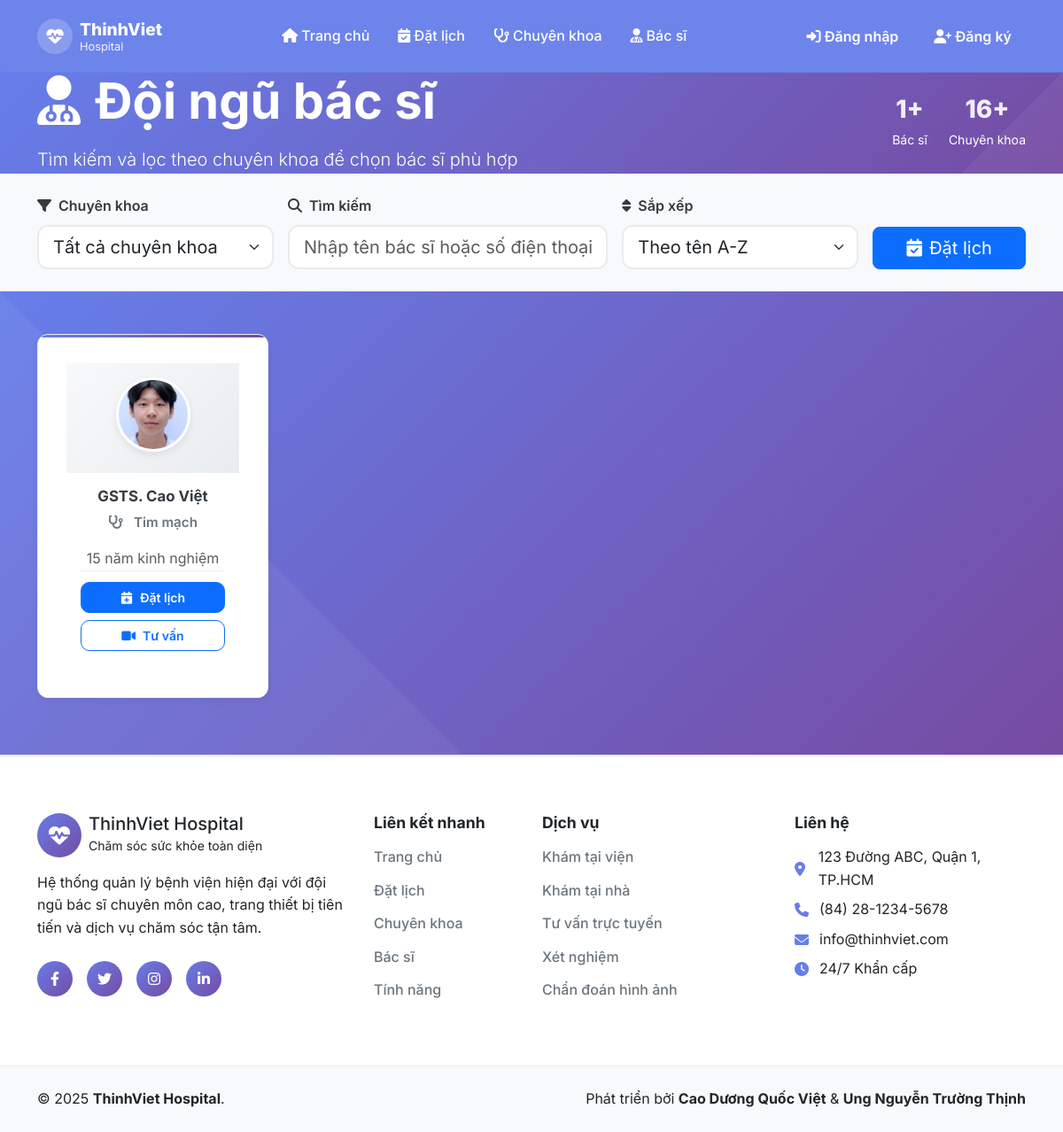
The page /doctor_team on the database its author committed.
### tables this page shows
CREATE TABLE `bac_si` (
  `id` int(11) NOT NULL,
  `ten` varchar(255) NOT NULL,
  `email` varchar(255) NOT NULL,
  `mat_khau` varchar(255) NOT NULL,
  `so_dien_thoai` varchar(20) DEFAULT NULL,
  `chuyen_khoa_id` int(11) DEFAULT NULL,
  `chuyen_khoa` varchar(100) DEFAULT NULL,
  `so_giay_phep` varchar(50) DEFAULT NULL,
  `so_nam_kinh_nghiem` int(11) DEFAULT 0,
  `ngay_tao` timestamp NOT NULL DEFAULT current_timestamp(),
  `ngay_cap_nhat` timestamp NOT NULL DEFAULT current_timestamp() ON UPDATE current_timestamp(),
  `hinh_anh` varchar(255) DEFAULT NULL
);

CREATE TABLE `chuyen_khoa` (
  `id` int(11) NOT NULL,
  `ten` varchar(100) NOT NULL,
  `slug` varchar(120) DEFAULT NULL,
  `mo_ta` text DEFAULT NULL,
  `icon` varchar(100) DEFAULT NULL,
  `thu_tu` int(11) DEFAULT 0,
  `trang_thai` enum('active','inactive') DEFAULT 'active',
  `ngay_tao` timestamp NOT NULL DEFAULT current_timestamp(),
  `ngay_cap_nhat` timestamp NOT NULL DEFAULT current_timestamp() ON UPDATE current_timestamp()
);

### config/database.php (called while the page is built, shortened)
<?php
class Database
{
    private $host;
    private $db_name;
    private $username;
    private $password;
    public function __construct()
    {
        $this->host = $_ENV['DB_HOST'] ?? getenv('DB_HOST') ?? 'localhost';
        $this->db_name = $_ENV['DB_NAME'] ?? getenv('DB_NAME') ?? 'hospital_management';
        $this->username = $_ENV['DB_USER'] ?? getenv('DB_USER') ?? 'root';
        $this->password = $_ENV['DB_PASS'] ?? getenv('DB_PASS') ?? '';
    }
    private function loadEnvFile()
    {
        $envFile = __DIR__ . '/../.env';
    }
    public function getConnection()
    {
        $this->conn = null;
        try {
            $this->conn = new PDO("mysql:host=" . $this->host . ";dbname=" . $this->db_name, $this->username, $this->password);
            $this->conn->exec("set names utf8");
            $this->conn->setAttribute(PDO::ATTR_ERRMODE, PDO::ERRMODE_EXCEPTION);
        } catch (PDOException $exception) {
            error_log("Database connection error: " . $exception->getMessage());
            echo "Database connection failed. Please try again later.";
        }
        return $this->conn;
    }
}

### Models/User.php (called while the page is built, shortened)
<?php
require_once 'config/database.php';
class User
{
    public function __construct()
    {
        $database = new Database();
        $this->conn = $database->getConnection();
    }
}

### Models/Doctor.php (called while the page is built, shortened)
<?php
require_once 'Models/User.php';
class Doctor extends User
{
    public function __construct()
    {
        $this->table_name = "bac_si";
    }
    public function getAll(): array
    {
        $query = "SELECT bs.id, bs.ten, bs.email, bs.so_dien_thoai,
                         ck.ten AS chuyen_khoa, bs.chuyen_khoa_id, bs.so_giay_phep, bs.so_nam_kinh_nghiem, bs.ngay_tao, bs.hinh_anh
                  FROM " . $this->table_name . " bs
                  LEFT JOIN chuyen_khoa ck ON ck.id = bs.chuyen_khoa_id";
        $stmt = $this->conn->prepare($query);
        $stmt->execute();
        return $stmt->fetchAll(PDO::FETCH_ASSOC);
    }
}

### Models/Specialty.php (called while the page is built, shortened)
<?php
require_once 'config/database.php';
class Specialty
{
    private $conn;
    private $table = 'chuyen_khoa';
    public function __construct()
    {
        $db = new Database();
        $this->conn = $db->getConnection();
    }
    public function all()
    {
        $sql = "SELECT id, ten, slug, mo_ta, icon, thu_tu, trang_thai, ngay_tao, ngay_cap_nhat FROM {$this->table} ORDER BY thu_tu, ten";
        $stmt = $this->conn->prepare($sql);
        $stmt->execute();
        return $stmt->fetchAll(PDO::FETCH_ASSOC);
    }
}

### Views/doctor/doctor_team.php (the view, shortened to what this page needs)
<?php
require_once 'Models/Doctor.php';
require_once 'Models/Specialty.php';
$doctorModel = new Doctor();
$doctors = $doctorModel->getAll();
$spModel = new Specialty();
$specialtyRows = $spModel->all();
$specialties = array_map(function ($row) {
    return $row['ten'];
}, $specialtyRows);
include 'Views/layouts/header.php';
?>
<section class="page-header bg-gradient-primary text-white" style="margin-top: 81px;">
    <div class="container">
        <div class="row align-items-center">
            <div class="col-lg-8">
                <h1 class="display-4 fw-bold mb-3">
                    <i class="fas fa-user-md me-3"></i>Đội ngũ bác sĩ
                </h1>
                <p class="lead mb-0">Tìm kiếm và lọc theo chuyên khoa để chọn bác sĩ phù hợp</p>
            </div>
            <div class="col-lg-4 text-lg-end">
                <div class="header-stats">
                    <div class="d-flex justify-content-lg-end gap-4">
                        <div class="text-center">
                            <div class="h3 mb-1"><?php echo count($doctors); ?>+</div>
                            <small>Bác sĩ</small>
                        </div>
                        <div class="text-center">
                            <div class="h3 mb-1"><?php echo count($specialties); ?>+</div>
                            <small>Chuyên khoa</small>
                        </div>
                    </div>
                </div>
            </div>
        </div>
    </div>
</section>
<section class="filter-section py-4 bg-light">
    <div class="container">
        <div class="row align-items-end g-3">
            <div class="col-lg-3 col-md-6">
                <label class="form-label fw-semibold">
                    <i class="fas fa-filter me-2"></i>Chuyên khoa
                </label>
                <select id="specialtyFilter" class="form-select form-select-lg">
                    <option value="">Tất cả chuyên khoa</option>
                </select>
            </div>
            <div class="col-lg-4 col-md-6">
                <label class="form-label fw-semibold">
                    <i class="fas fa-search me-2"></i>Tìm kiếm
                </label>
                <input id="searchInput" type="text" class="form-control form-control-lg"
                    placeholder="Nhập tên bác sĩ hoặc số điện thoại...">
            </div>
            <div class="col-lg-3 col-md-6">
                <label class="form-label fw-semibold">
                    <i class="fas fa-sort me-2"></i>Sắp xếp
                </label>
                <select id="sortFilter" class="form-select form-select-lg">
                    <option value="name">Theo tên A-Z</option>
                </select>
            </div>
            <div class="col-lg-2 col-md-6">
                <div class="d-grid">
                    <a href="./hospital_appointment" class="btn btn-primary btn-lg">
                        <i class="fas fa-calendar-check me-2"></i>Đặt lịch
                    </a>
                </div>
            </div>
        </div>
    </div>
</section>
<section class="doctors-section py-5">
    <div class="container">
        <div class="row" id="doctorsContainer">
            <?php foreach ($doctors as $doc): ?>
            <?php
                $imgSrc = null;
                if (!empty($doc['hinh_anh'])) {
                    if (strpos($doc['hinh_anh'], 'uploads/') === 0) {
                        $imgSrc = './' . $doc['hinh_anh'];
                    } else {
                        $imgSrc = './uploads/' . $doc['hinh_anh'];
                    }
                }
                $experience = (int)($doc['so_nam_kinh_nghiem'] ?? 0);
                $specialty = $doc['chuyen_khoa'] ?: 'Đa khoa';
                ?>
            <div class="col-xl-3 col-lg-4 col-md-6 col-sm-6 mb-3 doctor-item animate-on-scroll"
                data-spec="<?php echo htmlspecialchars($specialty); ?>"
                data-name="<?php echo htmlspecialchars($doc['ten']); ?>"
                data-phone="<?php echo htmlspecialchars($doc['so_dien_thoai'] ?: ''); ?>"
                data-experience="<?php echo $experience; ?>">
                <div class="doctor-card h-100">
                    <div class="doctor-header">
                        <div class="doctor-avatar">
                            <img src="<?php echo $imgSrc; ?>" alt="Bác sĩ <?php echo htmlspecialchars($doc['ten']); ?>"
                                onerror="this.style.display='none'; this.nextElementSibling.style.display='block';">
                            <div class="avatar-placeholder"
                                style="display: none; width: 100%; height: 100%; background: #f8f9fa; border-radius: 50%; display: flex; align-items: center; justify-content: center; color: #6c757d; font-size: 2rem;">
                            </div>
                        </div>
                    </div>
                    <div class="doctor-body">
                        <h5 class="doctor-name"><?php echo htmlspecialchars($doc['ten']); ?></h5>
                        <p class="doctor-specialty">
                            <i class="fas fa-stethoscope me-2"></i>
                            <?php echo htmlspecialchars($specialty); ?>
                        </p>
                        <div class="doctor-meta text-muted">
                            <span><?php echo $experience; ?> năm kinh nghiệm</span>
                        </div>
                        <div class="doctor-actions">
                            <a href="./hospital_appointment?doctor_id=<?php echo base64_encode($doc['id']); ?>"
                                class="btn btn-primary btn-sm w-100 mb-2">
                                <i class="fas fa-calendar-plus me-2"></i>Đặt lịch
                            </a>
                            <a href="./consultation_booking?doctor_id=<?php echo base64_encode($doc['id']); ?>"
                                class="btn btn-outline-primary btn-sm w-100">
                                <i class="fas fa-video me-2"></i>Tư vấn
                            </a>
                        </div>
                    </div>
                </div>
            </div>
            <?php endforeach; ?>
        </div>
    </div>
</section>
<?php
include 'Views/layouts/footer.php';
?>

### assets/css/home.css (style rules this page uses)
:root { --primary-color: #667eea; --secondary-color: #764ba2; --success-color: #28a745; --warning-color: #ffc107; --danger-color: #dc3545; --info-color: #17a2b8; --light-color: #f8f9fa; --dark-color: #343a40; --white: #ffffff; --gray-100: #f8f9fa; --gray-200: #e9ecef; --gray-300: #dee2e6; --gray-400: #ced4da; --gray-500: #adb5bd; --gray-600: #6c757d; --gray-700: #495057; --gray-800: #343a40; --gray-900: #212529; --gradient-primary: linear-gradient(135deg, #667eea 0%, #764ba2 100%); --gradient-success: linear-gradient(135deg, #28a745 0%, #20c997 100%); --gradient-warning: linear-gradient(135deg, #ffc107 0%, #fd7e14 100%); --gradient-danger: linear-gradient(135deg, #dc3545 0%, #fd7e14 100%); --gradient-info: linear-gradient(135deg, #17a2b8 0%, #6f42c1 100%); --shadow-sm: 0 2px 4px rgba(0, 0, 0, 0.1); --shadow-md: 0 4px 15px rgba(0, 0, 0, 0.1); --shadow-lg: 0 10px 25px rgba(0, 0, 0, 0.15); --shadow-xl: 0 20px 40px rgba(0, 0, 0, 0.2); --border-radius: 12px; --border-radius-lg: 20px; --transition: all 0.3s ease; }
* { margin: 0; padding: 0; box-sizing: border-box; }
body { font-family: "Inter", -apple-system, BlinkMacSystemFont, "Segoe UI", Roboto, sans-serif; line-height: 1.6; color: var(--gray-800); overflow-x: hidden; }
.doctor-card { background: var(--white); border-radius: var(--border-radius-lg); box-shadow: var(--shadow-md); padding: 2rem; text-align: center; height: 100%; transition: var(--transition); border: 1px solid var(--gray-200); position: relative; overflow: hidden; }
.doctor-card::before { content: ""; position: absolute; top: 0; left: 0; right: 0; height: 3px; background: var(--gradient-primary); }
.doctor-avatar { width: 120px; height: 120px; margin: 0 auto 1.5rem; border-radius: 50%; overflow: hidden; border: 4px solid var(--gray-200); transition: var(--transition); }
.doctor-avatar img { width: 100%; height: 100%; object-fit: cover; }
.doctor-card h5 { color: var(--gray-800); font-weight: 700; margin-bottom: 0.5rem; }
.doctor-card p { color: var(--gray-600); margin-bottom: 1rem; }
.doctors-section { background: var(--gradient-primary); padding: 5rem 0; position: relative; }
.doctors-section::before { content: ""; position: absolute; top: 0; left: 0; right: 0; bottom: 0; background-size: cover; pointer-events: none; }
.bg-gradient-primary { background: var(--gradient-primary); }

### Views/doctor/doctor_team.php (style rules this page uses)
.page-header { position: relative; overflow: hidden; }
.page-header::before { content: ''; position: absolute; top: 0; left: 0; right: 0; bottom: 0; background-size: cover; }
.page-header .container { position: relative; z-index: 2; }
.header-stats .h3 { font-weight: 800; color: rgba(255, 255, 255, 0.9); }
.filter-section { border-bottom: 1px solid #e9ecef; }
.form-select, .form-control { border-radius: 12px; border: 2px solid #e9ecef; transition: all 0.3s ease; }
.doctor-card { background: #fff; border-radius: 12px; box-shadow: 0 3px 10px rgba(0, 0, 0, 0.06); border: 1px solid #e9ecef; transition: all 0.2s ease; overflow: hidden; position: relative; }
.doctor-header { position: relative; padding: 1rem 1rem .75rem; background: linear-gradient(135deg, #f8f9fa 0%, #e9ecef 100%); text-align: center; }
.doctor-avatar { width: 84px; height: 84px; margin: 0 auto .75rem; border-radius: 50%; overflow: hidden; border: 3px solid #fff; box-shadow: 0 4px 10px rgba(0, 0, 0, 0.08); transition: all 0.2s ease; }
.doctor-avatar img { width: 100%; height: 100%; object-fit: cover; }
.doctor-body { padding: 1rem 1rem 1.25rem; }
.doctor-name { font-size: 1.05rem; font-weight: 700; color: var(--gray-800); margin-bottom: .3rem; text-align: center; }
.doctor-specialty { color: var(--primary-color); font-weight: 600; text-align: center; margin-bottom: .75rem; font-size: .95rem; }
.doctor-actions { border-top: 1px solid #e9ecef; padding-top: .75rem; }
.doctor-actions .btn { border-radius: 10px; font-weight: 600; transition: all 0.2s ease; font-size: .875rem; padding: .375rem .5rem; }

### rows shown on the page
bac_si: hinh_anh (picture), ten "GSTS. Cao Việt", chuyen_khoa.ten "Tim mạch", so_nam_kinh_nghiem "15"

### other values the page prints
count($doctors) "1"
count($specialties) "16"
